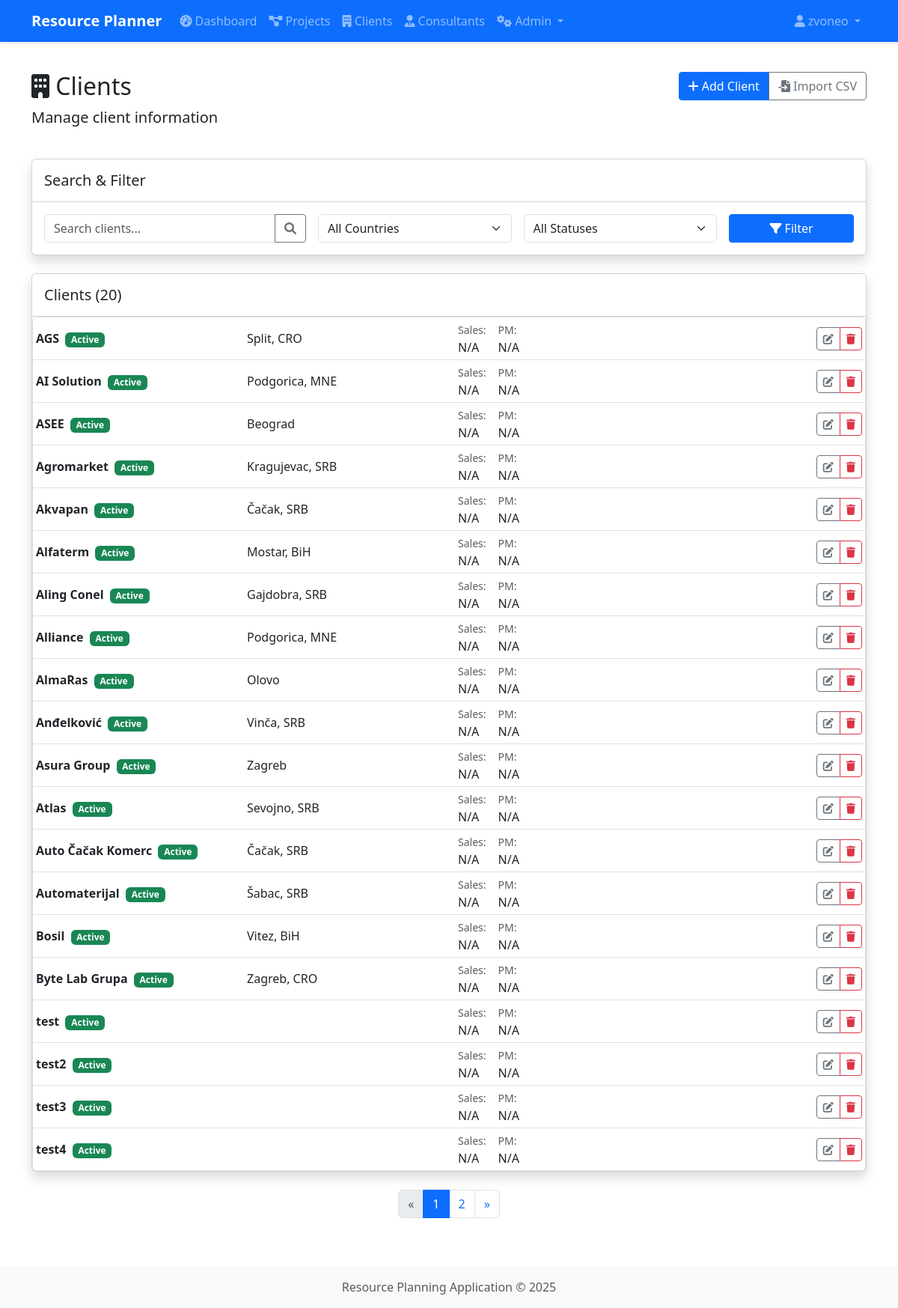
Screenshot of /clients/ (signed in) with the database file from the repository.
### app/models.py (models this page shows, shortened)
class User(db.Model, UserMixin):
    __tablename__ = 'users'
    id = db.Column(db.Integer, primary_key=True)
    username = db.Column(db.String(80), unique=True, nullable=False)
    email = db.Column(db.String(120), unique=True, nullable=False)
    password_hash = db.Column(db.String(128))
    first_name = db.Column(db.String(50))
    last_name = db.Column(db.String(50))
    created_at = db.Column(db.DateTime, default=datetime.utcnow)
    is_active = db.Column(db.Boolean, default=True)
    updated_at = db.Column(db.DateTime, default=datetime.utcnow, onupdate=datetime.utcnow)
    consultants = db.relationship('Consultant', backref='user', lazy=True, cascade="all, delete-orphan")
    roles = db.relationship('Role', secondary='user_roles', backref=db.backref('users', lazy=True))

class Client(db.Model):
    __tablename__ = 'clients'
    id = db.Column(db.Integer, primary_key=True)
    name = db.Column(db.String(100), nullable=False)
    address = db.Column(db.String(200))
    city = db.Column(db.String(100))
    country_id = db.Column(db.Integer, db.ForeignKey('list_items.id'))
    sales_person = db.Column(db.String(100))  # Sales person name
    project_manager = db.Column(db.String(100))  # Project manager name
    industry = db.Column(db.String(100))  # Industry field
    active = db.Column(db.Boolean, default=True)  # Active status
    created_at = db.Column(db.DateTime, default=datetime.utcnow)
    updated_at = db.Column(db.DateTime, default=datetime.utcnow, onupdate=datetime.utcnow)
    projects = db.relationship('Project', backref='client', lazy=True)
    project_templates = db.relationship('ProjectTemplate', backref='client', lazy=True)

class ListItem(db.Model):
    __tablename__ = 'list_items'
    id = db.Column(db.Integer, primary_key=True)
    list_id = db.Column(db.Integer, db.ForeignKey('lists.id', ondelete='CASCADE'), nullable=False)
    value = db.Column(db.String(100), nullable=False)
    description = db.Column(db.Text)
    order = db.Column(db.Integer)
    created_at = db.Column(db.DateTime, default=datetime.utcnow)
    updated_at = db.Column(db.DateTime, default=datetime.utcnow, onupdate=datetime.utcnow)
    clients = db.relationship('Client', backref='country', lazy=True)

### app/routes/clients.py (the view)
@clients_bp.route('/')
@login_required
def list_clients():
    search = request.args.get('search', '')
    country_id = request.args.get('country', '')
    status = request.args.get('status', '')
    page = request.args.get('page', 1, type=int)
    per_page = 20  # Show 20 clients per page
    query = Client.query.options(db.joinedload(Client.country))
    if search:
        query = query.filter(Client.name.ilike(f'%{search}%'))
    if country_id:
        query = query.filter(Client.country_id == country_id)
    if status:
        if status == 'active':
            query = query.filter(Client.active == True)
        elif status == 'inactive':
            query = query.filter(Client.active == False)
    if user_has_role(current_user, 'Admin') or user_has_role(current_user, 'Manager'):
        filtered_query = query
    elif user_has_role(current_user, 'Project Manager'):
        client_ids = db.session.query(Project.client_id).filter_by(manager_id=current_user.id).distinct()
        filtered_query = query.filter(Client.id.in_(client_ids))
    else:
        filtered_query = query.filter(Client.id == None)  # Empty result
    filtered_query = filtered_query.order_by(Client.name).execution_options(synchronize_session="fetch")
    pagination = filtered_query.paginate(page=page, per_page=per_page, error_out=False)
    clients = pagination.items
    for client in clients:
        print(f"Client {client.id} - {client.name} - Active: {client.active}")
    countries_list = List.query.filter_by(name='Countries').first()
    countries = countries_list.items if countries_list else []
    sales_list = List.query.filter_by(name='Sales').first()
    sales_persons = sales_list.items if sales_list else []
    pm_role = Role.query.filter_by(name='Project Manager').first()
    project_managers = pm_role.users if pm_role else []
    return render_template(
        'clients/list.html',
        clients=clients,
        countries=countries,
        sales_persons=sales_persons,
        project_managers=project_managers,
        pagination=pagination
    )

### app/routes/clients.py (called while the page is built)
def user_has_role(user, role_name):
    return utils_user_has_role(user, role_name)

### app/utils.py (called while the page is built, shortened)
def user_has_role(user, role_name):
    if not user or not user.is_authenticated:
        return False
    try:
        role = Role.query.filter_by(name=role_name).first()
        if role and role in user.roles:
            return True
    except SQLAlchemyError as e:
        current_app.logger.error(f"Error checking role {role_name} for user {user.username}: {str(e)}")
        if role_name == 'Admin' and user.username == 'admin':
            return True
    return False

### app/templates/clients/list.html (shortened to what this page needs)
{% extends 'base.html' %}
{% block content %}
<div class="row mb-4">
    <div class="col">
        <h1 class="h2">
            <i class="fas fa-building"></i> Clients
        </h1>
        <p class="lead">Manage client information</p>
    </div>
    <div class="col-auto">
        <div class="btn-group">
            <a href="{{ url_for('clients.create_client') }}" class="btn btn-primary">
                <i class="fas fa-plus"></i> Add Client
            </a>
            <a href="{{ url_for('clients.import_csv') }}" class="btn btn-outline-secondary">
                <i class="fas fa-file-import"></i> Import CSV
            </a>
        </div>
    </div>
</div>
<div class="card shadow mb-4">
    <div class="card-header bg-white py-3">
        <h5 class="mb-0">Search & Filter</h5>
    </div>
    <div class="card-body">
        <form method="GET" action="{{ url_for('clients.list_clients') }}" class="row g-3">
            <div class="col-md-4">
                <div class="input-group">
                    <input type="text" class="form-control" id="search" name="search" placeholder="Search clients..." value="{{ request.args.get('search', '') }}">
                    <button class="btn btn-outline-secondary" type="submit">
                        <i class="fas fa-search"></i>
                    </button>
                </div>
            </div>
            <div class="col-md-3">
                <select class="form-select" id="country" name="country">
                    <option value="">All Countries</option>
                </select>
            </div>
            <div class="col-md-3">
                <select class="form-select" id="status" name="status">
                    <option value="">All Statuses</option>
                </select>
            </div>
            <div class="col-md-2">
                <button type="submit" class="btn btn-primary w-100">
                    <i class="fas fa-filter"></i> Filter
                </button>
            </div>
        </form>
    </div>
</div>
<div class="row">
    <div class="col-12">
        <div class="card shadow">
            <div class="card-header bg-white py-3">
                <div class="d-flex justify-content-between align-items-center">
                    <h5 class="mb-0">Clients ({{ clients|length }})</h5>
                </div>
            </div>
            <div class="card-body p-0">
                {% if clients %}
                <div class="accordion" id="clientsAccordion">
                    {% for client in clients %}
                    <div class="accordion-item" style="border-width: 1px;">
                        <div class="accordion-header" id="heading-{{ client.id }}">
                            <div class="row p-1 align-items-center" data-bs-toggle="collapse" data-bs-target="#collapse-{{ client.id }}" aria-expanded="false" aria-controls="collapse-{{ client.id }}" style="cursor: pointer;">
                                <div class="col-md-3">
                                    <strong>{{ client.name }}</strong>
                                    {% if client.active %}
                                    <span class="badge bg-success ms-1">Active</span>
                                    {% else %}
                                    <span class="badge bg-secondary ms-1">Inactive</span>
                                    {% endif %}
                                </div>
                                <div class="col-md-3">
                                    {{ client.city }}{% if client.country %}, {{ client.country.value }}{% endif %}
                                </div>
                                <div class="col-md-4">
                                    <div class="d-flex">
                                        <div class="me-3">
                                            <small class="text-muted">Sales:</small>
                                            <div>{{ client.sales_person if client.sales_person else 'N/A' }}</div>
                                        </div>
                                        <div>
                                            <small class="text-muted">PM:</small>
                                            <div>{{ client.project_manager if client.project_manager else 'N/A' }}</div>
                                        </div>
                                    </div>
                                </div>
                                <div class="col-md-2 text-end">
                                    <div class="btn-group">
                                        <button class="btn btn-sm btn-outline-secondary" type="button" data-bs-toggle="collapse" data-bs-target="#collapse-{{ client.id }}" aria-expanded="false" aria-controls="collapse-{{ client.id }}" title="Edit Client">
                                            <i class="fas fa-edit"></i>
                                        </button>
                                        <button type="button" class="btn btn-sm btn-outline-danger delete-client" data-id="{{ client.id }}" data-name="{{ client.name }}" title="Delete Client">
                                            <i class="fas fa-trash"></i>
                                        </button>
                                    </div>
                                </div>
                            </div>
                        </div>
                    </div>
                    {% endfor %}
                </div>
                {% else %}
                <div class="alert alert-info m-3">
                    <i class="fas fa-info-circle"></i> No clients found.
                </div>
                {% endif %}
            </div>
        </div>
    </div>
</div>
{% if pagination and pagination.pages > 1 %}
<div class="mt-4">
    <nav aria-label="Client pagination">
        <ul class="pagination justify-content-center">
            {% if pagination.has_prev %}
            <li class="page-item">
                <a class="page-link" href="{{ url_for('clients.list_clients', page=pagination.prev_num, search=request.args.get('search', ''), country=request.args.get('country', ''), status=request.args.get('status', '')) }}" aria-label="Previous">
                    <span aria-hidden="true">&laquo;</span>
                </a>
            </li>
            {% else %}
            <li class="page-item disabled">
                <a class="page-link" href="#" aria-label="Previous">
                    <span aria-hidden="true">&laquo;</span>
                </a>
            </li>
            {% endif %}
            {% for page in pagination.iter_pages() %}
                {% if page %}
                    {% if page == pagination.page %}
                    <li class="page-item active"><a class="page-link" href="#">{{ page }}</a></li>
                    {% else %}
                    <li class="page-item"><a class="page-link" href="{{ url_for('clients.list_clients', page=page, search=request.args.get('search', ''), country=request.args.get('country', ''), status=request.args.get('status', '')) }}">{{ page }}</a></li>
                    {% endif %}
                {% else %}
                    <li class="page-item disabled"><a class="page-link" href="#">...</a></li>
                {% endif %}
            {% endfor %}
            {% if pagination.has_next %}
            <li class="page-item">
                <a class="page-link" href="{{ url_for('clients.list_clients', page=pagination.next_num, search=request.args.get('search', ''), country=request.args.get('country', ''), status=request.args.get('status', '')) }}" aria-label="Next">
                    <span aria-hidden="true">&raquo;</span>
                </a>
            </li>
            {% else %}
            <li class="page-item disabled">
                <a class="page-link" href="#" aria-label="Next">
                    <span aria-hidden="true">&raquo;</span>
                </a>
            </li>
            {% endif %}
        </ul>
    </nav>
</div>
{% endif %}
{% endblock %}

### app/templates/base.html (shortened to what this page needs)
<!DOCTYPE html>
<html lang="en">
<head>
    <link href="https://cdn.jsdelivr.net/npm/bootstrap@5.3.0-alpha1/dist/css/bootstrap.min.css" rel="stylesheet">
    <link rel="stylesheet" href="https://cdnjs.cloudflare.com/ajax/libs/font-awesome/6.0.0/css/all.min.css">
    <link rel="stylesheet" href="{{ url_for('static', filename='css/style.css') }}">
</head>
<body>
    <nav class="navbar navbar-expand-lg navbar-dark bg-primary">
        <div class="container">
            <a class="navbar-brand" href="{{ url_for('index') }}">Resource Planner</a>
            <div class="collapse navbar-collapse" id="navbarNav">
                {% if current_user.is_authenticated %}
                <ul class="navbar-nav me-auto">
                    <li class="nav-item">
                        <a class="nav-link" href="{{ url_for('admin.dashboard') }}">
                            <i class="fas fa-tachometer-alt"></i> Dashboard
                        </a>
                    </li>
                    <li class="nav-item">
                        <a class="nav-link" href="{{ url_for('projects.list_projects') }}">
                            <i class="fas fa-project-diagram"></i> Projects
                        </a>
                    </li>
                    <li class="nav-item">
                        <a class="nav-link" href="{{ url_for('clients.list_clients') }}">
                            <i class="fas fa-building"></i> Clients
                        </a>
                    </li>
                    <li class="nav-item">
                        <a class="nav-link" href="{{ url_for('consultants.list_consultants') }}">
                            <i class="fas fa-user-tie"></i> Consultants
                        </a>
                    </li>
                    {% if 'Admin' in current_user.roles|map(attribute='name') or 'Manager' in current_user.roles|map(attribute='name') %}
                    <li class="nav-item dropdown">
                        <a class="nav-link dropdown-toggle" href="#" id="adminDropdown" role="button" data-bs-toggle="dropdown" aria-expanded="false">
                            <i class="fas fa-cogs"></i> Admin
                        </a>
                    </li>
                    {% endif %}
                </ul>
                <ul class="navbar-nav">
                    <li class="nav-item dropdown">
                        <a class="nav-link dropdown-toggle" href="#" id="userDropdown" role="button" data-bs-toggle="dropdown" aria-expanded="false">
                            <i class="fas fa-user"></i> {{ current_user.username }}
                        </a>
                    </li>
                </ul>
                {% endif %}
            </div>
        </div>
    </nav>
    <div class="container mt-4">
        {% block content %}{% endblock %}
    </div>
    <footer class="footer mt-5 py-3 bg-light">
        <div class="container text-center">
            <span class="text-muted">Resource Planning Application &copy; {{ now.year }}</span>
        </div>
    </footer>
</body>
</html>

### app/static/css/style.css (style rules this page uses)
body { min-height: 100vh; display: flex; flex-direction: column; }
.footer { margin-top: auto; }
.card { transition: transform 0.3s ease; box-shadow: 0 4px 6px rgba(0, 0, 0, 0.1); }
.btn { border-radius: 0.25rem; }
.navbar { box-shadow: 0 2px 4px rgba(0, 0, 0, 0.1); }
.navbar-brand { font-weight: bold; }

### rows the page displays
User: username "zvoneo"
Client: name "AGS", active "Active", city "Split", country.value "CRO", sales_person "N/A", project_manager "N/A"
Client: name "AI Solution", active "Active", city "Podgorica", country.value "MNE", sales_person "N/A", project_manager "N/A"
Client: name "ASEE", active "Active", city "Beograd", sales_person "N/A", project_manager "N/A"
Client: name "Agromarket", active "Active", city "Kragujevac", country.value "SRB", sales_person "N/A", project_manager "N/A"
Client: name "Akvapan", active "Active", city "Čačak", country.value "SRB", sales_person "N/A", project_manager "N/A"
Client: name "Alfaterm", active "Active", city "Mostar", country.value "BiH", sales_person "N/A", project_manager "N/A"
Client: name "Aling Conel", active "Active", city "Gajdobra", country.value "SRB", sales_person "N/A", project_manager "N/A"
Client: name "Alliance", active "Active", city "Podgorica", country.value "MNE", sales_person "N/A", project_manager "N/A"
Client: name "AlmaRas", active "Active", city "Olovo", sales_person "N/A", project_manager "N/A"
Client: name "Anđelković", active "Active", city "Vinča", country.value "SRB", sales_person "N/A", project_manager "N/A"
Client: name "Asura Group", active "Active", city "Zagreb", sales_person "N/A", project_manager "N/A"
Client: name "Atlas", active "Active", city "Sevojno", country.value "SRB", sales_person "N/A", project_manager "N/A"
Client: name "Auto Čačak Komerc", active "Active", city "Čačak", country.value "SRB", sales_person "N/A", project_manager "N/A"
Client: name "Automaterijal", active "Active", city "Šabac", country.value "SRB", sales_person "N/A", project_manager "N/A"
Client: name "Bosil", active "Active", city "Vitez", country.value "BiH", sales_person "N/A", project_manager "N/A"
Client: name "Byte Lab Grupa", active "Active", city "Zagreb", country.value "CRO", sales_person "N/A", project_manager "N/A"
Client: name "test", active "Active", sales_person "N/A", project_manager "N/A"
Client: name "test2", active "Active", sales_person "N/A", project_manager "N/A"
Client: name "test3", active "Active", sales_person "N/A", project_manager "N/A"
Client: name "test4", active "Active", sales_person "N/A", project_manager "N/A"

### other values shown
{{ clients|length }} "20"
{{ page }} "1"
{{ page }} "2"
